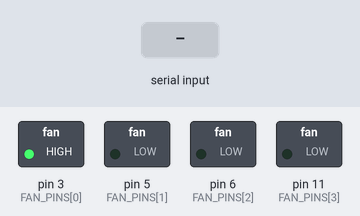
Bench run of a sketch on a simulated Arduino Uno, built with avr-gcc and run on an emulated ATmega328P. Parts: switched loads named in the sketch (green lamp = pin HIGH). The inputs (shaded band) are chosen by the test bench. What the sketch prints to the serial monitor is not drawn.

Above: at 1.2 s.
1.3 s: "a" received over Serial
At 1.8 s:
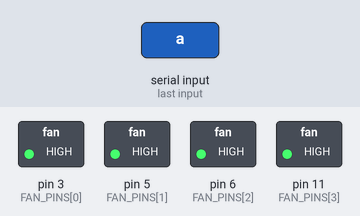
2.8 s: "x" received over Serial
At 4.0 s:
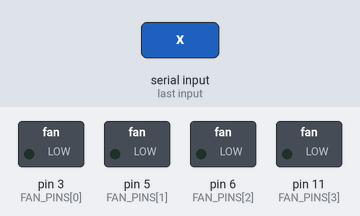
4.3 s: "2" received over Serial
At 5.3 s:
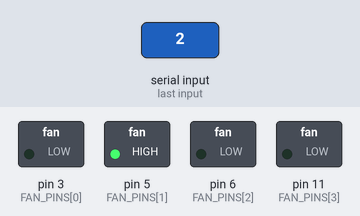
5.8 s: "r" received over Serial
At 6.5 s:
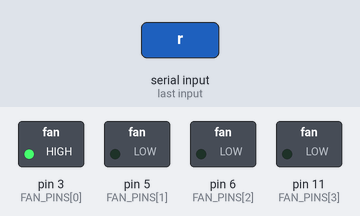
8.8 s: "1" received over Serial
At 10.0 s:
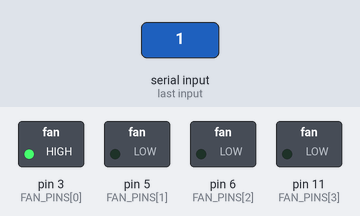
Timing chart, 0 to 11.3 s (numbered marks = the images above; inputs shaded):
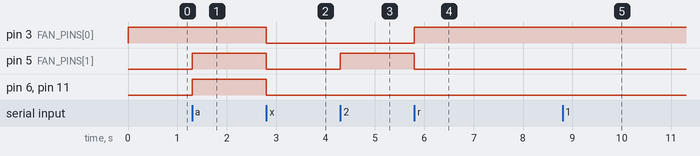

Measured:
- after the input at 1.3 s, pin 5 (FAN_PINS[1]), pin 6 (FAN_PINS[2]), pin 11 (FAN_PINS[3]): LOW → HIGH at once
- after the input at 2.8 s, pin 3 (FAN_PINS[0]), pin 5 (FAN_PINS[1]), pin 6 (FAN_PINS[2]), pin 11 (FAN_PINS[3]): HIGH → LOW at once
- after the input at 4.3 s, pin 5 (FAN_PINS[1]): LOW → HIGH at once
- after the input at 5.8 s, pin 3 (FAN_PINS[0]): LOW → HIGH at once; pin 5 (FAN_PINS[1]): HIGH → LOW at once
- after the input at 8.8 s, pin 5 (FAN_PINS[1]): stays LOW (without the input it goes to HIGH after 1.0 s)

The sketch:

test_fan_seq.ino
```cpp
// 하드웨어 시험용: 팬 4개를 D3 → D5 → D6 → D11 순서로 하나씩 돌립니다.
// 한 팬씩 3초 켜고 1초 쉬고, 마지막에 4개를 함께 3초 켠 뒤 처음부터 반복합니다.
// 시리얼 모니터 115200 (줄 끝: 새 줄)
//   x = 멈추고 모두 끄기, r = 다시 순서대로 돌리기
//   1~4 = 그 팬만 켜 두기 (1 = D3, 2 = D5, 3 = D6, 4 = D11), a = 모두 켜기
// 1, 2번은 B 랙 / 3, 4번은 D2 랙

const int FAN_PINS[4] = {3, 5, 6, 11};
const unsigned long ON_MS = 3000;
const unsigned long GAP_MS = 1000;

bool running = true;    // 순서대로 자동으로 돌리는 중인지
int step = 0;           // 0~3 = 팬 하나씩, 4 = 모두
bool inGap = false;
unsigned long stepStart = 0;

void allOff() {
  for (int i = 0; i < 4; i++) digitalWrite(FAN_PINS[i], LOW);
}

void only(int idx) {
  allOff();
  digitalWrite(FAN_PINS[idx], HIGH);
}

void allOn() {
  for (int i = 0; i < 4; i++) digitalWrite(FAN_PINS[i], HIGH);
}

void announce() {
  if (step < 4) {
    Serial.print(step + 1); Serial.print("번 팬 (D"); Serial.print(FAN_PINS[step]); Serial.println(") 켜짐");
  } else {
    Serial.println("4개 모두 켜짐");
  }
}

void startStep() {
  inGap = false;
  stepStart = millis();
  if (step < 4) only(step); else allOn();
  announce();
}

void setup() {
  for (int i = 0; i < 4; i++) {
    pinMode(FAN_PINS[i], OUTPUT);
    digitalWrite(FAN_PINS[i], LOW);
  }
  Serial.begin(115200);
  Serial.println("팬 순서 시험: D3 → D5 → D6 → D11 → 모두");
  Serial.println("x = 멈춤, r = 다시 시작, 1~4 = 그 팬만, a = 모두 켜기");
  startStep();
}

void loop() {
  while (Serial.available()) {
    char c = Serial.read();
    if (c == 'x') { running = false; allOff(); Serial.println("멈춤, 모두 꺼짐"); }
    else if (c == 'r') { running = true; step = 0; startStep(); }
    else if (c >= '1' && c <= '4') {
      running = false; only(c - '1');
      Serial.print(c); Serial.print("번 팬 (D"); Serial.print(FAN_PINS[c - '1']); Serial.println(")만 켜 둠. r = 다시 순서대로");
    }
    else if (c == 'a') { running = false; allOn(); Serial.println("4개 모두 켜 둠. r = 다시 순서대로"); }
  }

  if (!running) return;
  unsigned long now = millis();
  if (!inGap && now - stepStart >= ON_MS) {
    allOff();
    inGap = true;
    stepStart = now;
  } else if (inGap && now - stepStart >= GAP_MS) {
    step = (step + 1) % 5;
    if (step == 0) Serial.println("--- 처음부터 ---");
    startStep();
  }
}
```
